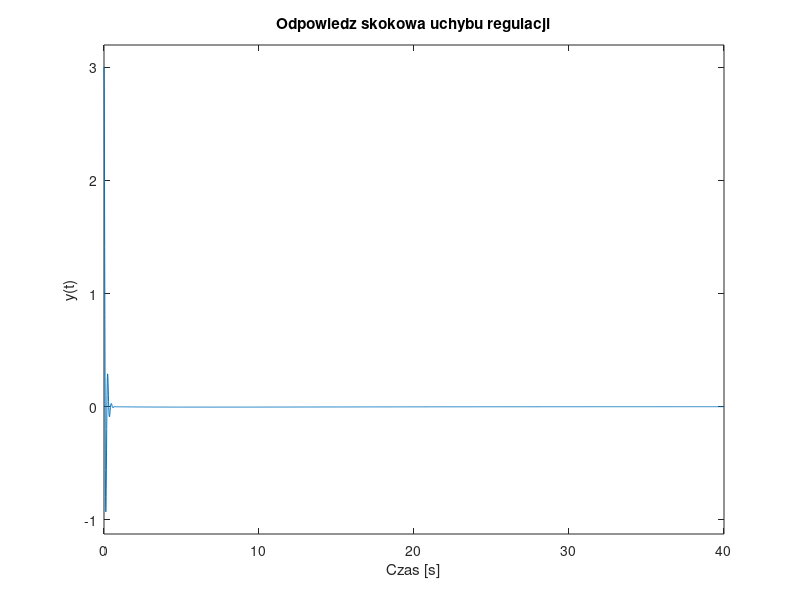

Write the MATLAB code that produced this figure.
clear;
clc;

kp=4;
Ti=12.5;
Td=3.1;

sys1=tf(10, [0.15 3.05 1 0]);

sys2=tf(kp * [Ti*Td, Ti, 1], [Ti, 0]);

Go=series(sys1,sys2);
Gz=feedback(Go,1);
Ge = feedback(1, Go);

subplot(2,1,1);
step(3*Gz);
grid;
title('Odpowiedz skokowa układu regulacji');
xlabel('Czas [s]');
ylabel('y(t)');

subplot(2,1,2);
step(3*Ge);
grid;
title('Odpowiedz skokowa uchybu regulacji');
xlabel('Czas [s]');
ylabel('y(t)');
